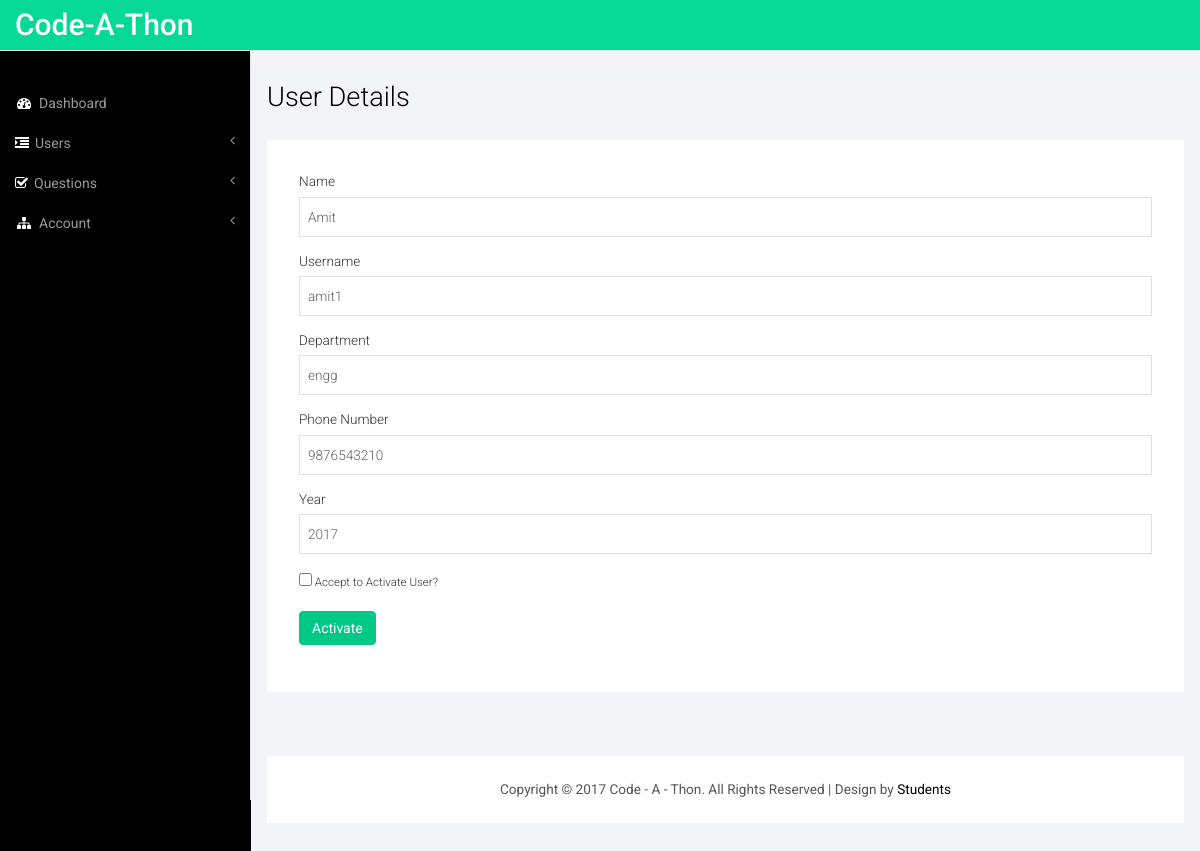
The app's page /viewUserDetails.php?id=1 (signed in) with its own data.
### tables this page shows
CREATE TABLE `user` (
  `uid` int(11) NOT NULL AUTO_INCREMENT,
  `name` varchar(50) DEFAULT NULL,
  `phone_no` bigint(20) DEFAULT NULL,
  `username` varchar(20) DEFAULT NULL,
  `password` varchar(20) DEFAULT NULL,
  `department` varchar(20) DEFAULT NULL,
  `yearr` int(4) DEFAULT NULL,
  `active` varchar(3) DEFAULT NULL,
  PRIMARY KEY (`uid`),
  UNIQUE KEY `username` (`username`)
);

### viewUserDetails.php (the view, shortened to what this page needs)
<?php
	if(isset($_SESSION['id'])){
	require 'conn.php';
	$query = "SELECT * FROM user WHERE uid=".$_GET['id'];
	$result = mysqli_query($conn, $query);
	$row = mysqli_fetch_assoc($result);
			?>
<!DOCTYPE HTML>
<html>
<head>
<link href="css/bootstrap.min.css" rel='stylesheet' type='text/css' />
<link href="css/style.css" rel='stylesheet' type='text/css' />
<link href="css/font-awesome.css" rel="stylesheet">
</head>
<body>
<div id="wrapper">
        <nav class="top1 navbar navbar-default navbar-static-top"
			role="navigation" style="margin-bottom: 0">
			<div class="navbar-header">
				<a class="navbar-brand">Code-A-Thon</a>
			</div>
			<div class="navbar-default sidebar" role="navigation">
				<div class="sidebar-nav navbar-collapse">
					<ul class="nav" id="side-menu">
						<li><a href="index.php"><i
								class="fa fa-dashboard fa-fw nav_icon"></i>Dashboard</a></li>
						<li><a href="#"><i class="fa fa-indent nav_icon"></i>Users<span class="fa arrow"></span></a>
							 </li>
						<li><a href="#"><i class="fa fa-check-square-o nav_icon"></i>Questions<span
								class="fa arrow"></span></a>
							 </li>
						<li><a href="#"><i class="fa fa-sitemap fa-fw nav_icon"></i>Account<span
								class="fa arrow"></span></a>
							 </li>
					</ul>
				</div>
			</div>
		</nav>
        <div id="page-wrapper">
        <div class="col-md-12 graphs">
	   <div class="xs">
  	    <h3>User Details</h3>
  	    <div class="well1 white">
        <form class="form-floating ng-pristine ng-invalid ng-invalid-required ng-valid-email ng-valid-url ng-valid-pattern" novalidate="novalidate" method="POST" action="" ng-submit="submit()" onsubmit="return checkForm(this);">
          <fieldset>
            <div class="form-group">
              <label class="control-label">Name</label>
              <input type="text" disabled="disabled" class="form-control1 ng-invalid ng-invalid-required ng-touched" ng-model="model.name" value="<?php echo $row['name']?>">
            </div>
            <div class="form-group">
              <label class="control-label">Username</label>
              <input type="email" disabled="disabled" class="form-control1 ng-invalid ng-valid-email ng-invalid-required ng-touched" ng-model="model.email" value="<?php echo $row['username']?>">
            </div>
            <div class="form-group">
              <label class="control-label">Department</label>
              <input type="text" disabled="disabled" class="form-control1 ng-invalid ng-invalid-required ng-touched" ng-model="model.password" value="<?php echo $row['department']?>">
            </div>
            <div class="form-group">
              <label class="control-label">Phone Number</label>
              <input type="url" disabled="disabled" class="form-control1 ng-invalid ng-valid-url ng-invalid-required ng-touched" ng-model="model.url" value="<?php echo $row['phone_no']?>">
            </div>
            <div class="form-group">
              <label class="control-label">Year</label>
              <input type="text" disabled="disabled" class="form-control1 ng-invalid ng-invalid-required ng-valid-pattern ng-touched" ng-model="model.number" ng-pattern="/[0-9]/" value="<?php echo $row['yearr']?>">
            </div>
            <div class="form-group">
              <div class="checkbox1">
                <label>
                  <input type="checkbox" name="confirm" ng-model="model.winner" class="ng-invalid ng-invalid-required">
                  Accept to Activate User?
                </label>
              </div>
            </div>
            <div class="form-group">
              <button name="activate" type="submit" class="btn btn-primary">Activate</button>
            </div>
          </fieldset>
        </form>
      </div>
    </div>
    <div class="copy_layout">
      <p>
		Copyright &copy; 2017 Code - A - Thon. All Rights Reserved |
		Design by <a target="_blank">Students</a>
	</p>
   </div>
   </div>
      </div>
   </div>
<link href="css/custom.css" rel="stylesheet">
</body>
</html>
<?php
	}
?>

### css/style.css (style rules this page uses)
h4, h5, h6, h1, h2, h3 { margin-top: 0; }
ul, ol { margin: 0; }
p { margin: 0; }
html, body { font-family: 'Roboto', sans-serif; font-size: 100%; background:#000; overflow-x: hidden; }
body a { transition:0.5s all; -webkit-transition:0.5s all; -moz-transition:0.5s all; -o-transition:0.5s all; -ms-transition:0.5s all; }
.navbar-default.sidebar { background-color: #000; font-family: 'Roboto', sans-serif; }
nav.top1.navbar.navbar-default.navbar-static-top { background-color:rgb(6, 217, 149); font-family: 'Roboto', sans-serif; }
.navbar-default .navbar-brand { color: #fff !important; font-size: 30px; font-weight: 500; }
i.nav_icon { color: #fff; margin-right:6px; }
.sidebar ul li a { color: #999; font-size:14px; }
.sidebar-nav.navbar-collapse { margin: 2em 0 0 0; }
.copy p, .copy_layout p { font-size:0.85em; color:#555; }
.copy p a, .copy_layout p a { color:#000; }
.graphs { padding: 2em 1em; background: #f2f4f8; font-family: 'Roboto', sans-serif; }
.form-control1, .form-control_2.input-sm { border: 1px solid #e0e0e0; padding: 5px 8px; color: #616161; background: #fff; box-shadow: none !important; width: 100%; font-size: 0.85em; font-weight: 300; height: 40px; border-radius: 0; -webkit-appearance: none; }
.xs h3, .widget_head { color:#000; font-size:1.7em; font-weight:300; margin-bottom: 1em; }
.btn-primary { background-color: rgb(0, 200, 135) !important; border-color: rgb(0, 200, 135) !important; color: #fff; }
.radio label, .checkbox label, label { font-size: 0.85em; font-weight:300; vertical-align: middle; }
.checkbox1 { font-size: 0.85em; font-weight: 300; }
.well1 { background:#fff; padding:2em; }
.copy_layout { padding:1.5em 0; background:#fff; text-align:center; margin: 4em 0 0em 0; }

### css/custom.css (style rules this page uses)
#wrapper { width: 100%; }
#page-wrapper { min-height: 568px; background-color: #fff; }
@media (min-width:768px) { #page-wrapper { position: inherit; margin: 0 0 0 250px; border-left: 1px solid #e7e7e7; } }
.sidebar .sidebar-nav.navbar-collapse { padding-right: 0; padding-left: 0; }
.sidebar .arrow { float: right; }
.sidebar .fa.arrow:before { content: "\f104"; }
@media (min-width:768px) { .sidebar { z-index: 1; position: absolute; width: 250px; margin-top: 51px; } }

### records on screen
user: name "Amit", username "amit1", department "engg", phone_no "9876543210", yearr "2017"
